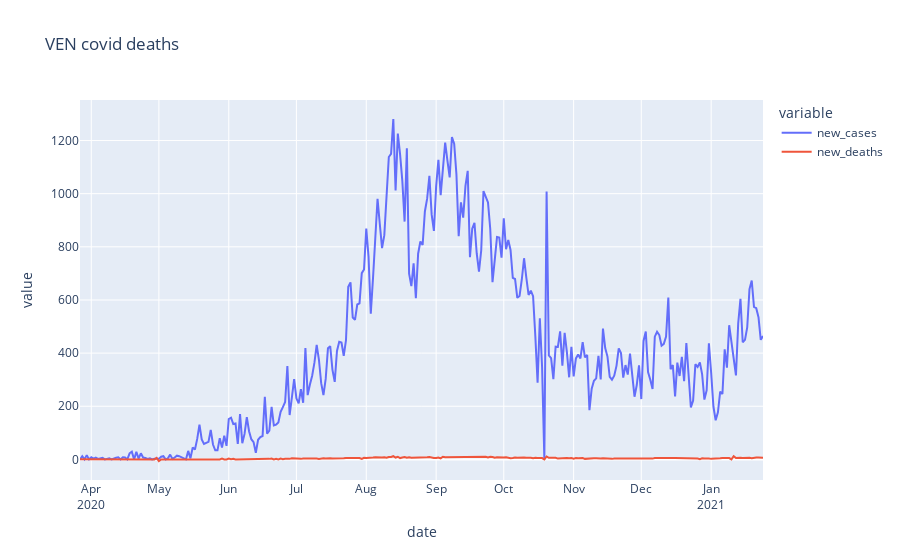

This figure's notebook cell:
### Code cell
venb_2_line = b_2_line(df= ven_dd, x= ven_dd['date'], y=ven_dd.columns, title= 'VEN covid deaths')

### Figure 1 — Plotly figure (JSON) as saved in the notebook; plotly's stock layout.template omitted (floating-point values rounded to 4 significant figures; data arrays with more than 128 entries replaced by an {"elided": "..."} marker saying what was removed)
{"data": [{"hovertemplate": "variable=new_cases<br>date=%{x}<br>value=%{y}<extra></extra>", "legendgroup": "new_cases", "line": {"color": "#636efa", "dash": "solid"}, "mode": "lines", "name": "new_cases", "orientation": "v", "showlegend": true, "type": "scatter", "x": {"elided": "304 str values"}, "xaxis": "x", "y": {"elided": "304 int values"}, "yaxis": "y"}, {"hovertemplate": "variable=new_deaths<br>date=%{x}<br>value=%{y}<extra></extra>", "legendgroup": "new_deaths", "line": {"color": "#EF553B", "dash": "solid"}, "mode": "lines", "name": "new_deaths", "orientation": "v", "showlegend": true, "type": "scatter", "x": {"elided": "304 str values"}, "xaxis": "x", "y": {"elided": "304 int values"}, "yaxis": "y"}], "layout": {"legend": {"title": {"text": "variable"}, "tracegroupgap": 0}, "title": {"text": "VEN covid deaths"}, "xaxis": {"anchor": "y", "domain": [0, 1], "dtick": "M1", "tickformat": "%b\n%Y", "title": {"text": "date"}}, "yaxis": {"anchor": "x", "domain": [0, 1], "title": {"text": "value"}}}}
